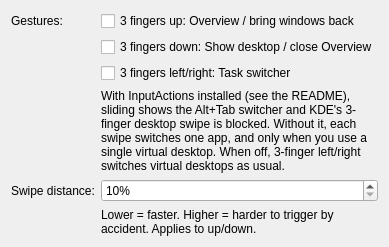
<?xml version="1.0" encoding="UTF-8"?>
<ui version="4.0">
 <class>WindowsStyleGesturesConfig</class>
 <widget class="QWidget" name="WindowsStyleGesturesConfig">
  <layout class="QFormLayout" name="formLayout">
   <item row="0" column="0">
    <widget class="QLabel" name="gesturesLabel">
     <property name="text">
      <string>Gestures:</string>
     </property>
    </widget>
   </item>
   <item row="0" column="1">
    <widget class="QCheckBox" name="kcfg_SwipeUpEnabled">
     <property name="text">
      <string>3 fingers up: Overview / bring windows back</string>
     </property>
    </widget>
   </item>
   <item row="1" column="1">
    <widget class="QCheckBox" name="kcfg_SwipeDownEnabled">
     <property name="text">
      <string>3 fingers down: Show desktop / close Overview</string>
     </property>
    </widget>
   </item>
   <item row="2" column="1">
    <widget class="QCheckBox" name="kcfg_TaskSwitcherEnabled">
     <property name="text">
      <string>3 fingers left/right: Task switcher</string>
     </property>
    </widget>
   </item>
   <item row="3" column="1">
    <widget class="QLabel" name="taskSwitcherHint">
     <property name="text">
      <string>With InputActions installed (see the README), sliding shows the Alt+Tab switcher and KDE's 3-finger desktop swipe is blocked. Without it, each swipe switches one app, and only when you use a single virtual desktop. When off, 3-finger left/right switches virtual desktops as usual.</string>
     </property>
     <property name="wordWrap">
      <bool>true</bool>
     </property>
    </widget>
   </item>
   <item row="4" column="0">
    <widget class="QLabel" name="distanceLabel">
     <property name="text">
      <string>Swipe distance:</string>
     </property>
     <property name="buddy">
      <cstring>kcfg_TriggerDistance</cstring>
     </property>
    </widget>
   </item>
   <item row="4" column="1">
    <widget class="QSpinBox" name="kcfg_TriggerDistance">
     <property name="toolTip">
      <string>Lower fires sooner; higher needs a longer, more deliberate swipe.</string>
     </property>
     <property name="suffix">
      <string>%</string>
     </property>
     <property name="minimum">
      <number>10</number>
     </property>
     <property name="maximum">
      <number>100</number>
     </property>
     <property name="singleStep">
      <number>5</number>
     </property>
    </widget>
   </item>
   <item row="5" column="1">
    <widget class="QLabel" name="distanceHint">
     <property name="text">
      <string>Lower = faster. Higher = harder to trigger by accident. Applies to up/down.</string>
     </property>
     <property name="wordWrap">
      <bool>true</bool>
     </property>
    </widget>
   </item>
  </layout>
 </widget>
 <resources/>
 <connections/>
</ui>
